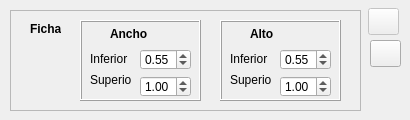
    <widget class="QWidget" name="tab_2">
     <attribute name="title">
      <string>Imagen</string>
     </attribute>
     <widget class="QFrame" name="frame_7">
      <property name="geometry">
       <rect>
        <x>10</x>
        <y>10</y>
        <width>351</width>
        <height>101</height>
       </rect>
      </property>
      <property name="frameShape">
       <enum>QFrame::StyledPanel</enum>
      </property>
      <property name="frameShadow">
       <enum>QFrame::Plain</enum>
      </property>
      <widget class="QLabel" name="label_9">
       <property name="geometry">
        <rect>
         <x>20</x>
         <y>10</y>
         <width>31</width>
         <height>17</height>
        </rect>
       </property>
       <property name="font">
        <font>
         <weight>75</weight>
         <bold>true</bold>
        </font>
       </property>
       <property name="text">
        <string>Ficha</string>
       </property>
      </widget>
      <widget class="QFrame" name="frame_8">
       <property name="geometry">
        <rect>
         <x>70</x>
         <y>10</y>
         <width>121</width>
         <height>81</height>
        </rect>
       </property>
       <property name="frameShape">
        <enum>QFrame::Box</enum>
       </property>
       <property name="frameShadow">
        <enum>QFrame::Raised</enum>
       </property>
       <widget class="QLabel" name="label_10">
        <property name="geometry">
         <rect>
          <x>10</x>
          <y>30</y>
          <width>41</width>
          <height>17</height>
         </rect>
        </property>
        <property name="text">
         <string>Inferior</string>
        </property>
       </widget>
       <widget class="QLabel" name="label_11">
        <property name="geometry">
         <rect>
          <x>10</x>
          <y>50</y>
          <width>41</width>
          <height>20</height>
         </rect>
        </property>
        <property name="text">
         <string>Superior</string>
        </property>
       </widget>
       <widget class="QLabel" name="label_14">
        <property name="geometry">
         <rect>
          <x>30</x>
          <y>5</y>
          <width>66</width>
          <height>17</height>
         </rect>
        </property>
        <property name="font">
         <font>
          <weight>75</weight>
          <bold>true</bold>
         </font>
        </property>
        <property name="text">
         <string>Ancho</string>
        </property>
       </widget>
       <widget class="QDoubleSpinBox" name="wInf">
        <property name="geometry">
         <rect>
          <x>60</x>
          <y>29</y>
          <width>51</width>
          <height>21</height>
         </rect>
        </property>
        <property name="maximum">
         <double>1.000000000000000</double>
        </property>
        <property name="singleStep">
         <double>0.010000000000000</double>
        </property>
        <property name="value">
         <double>0.550000000000000</double>
        </property>
       </widget>
       <widget class="QDoubleSpinBox" name="wSup">
        <property name="geometry">
         <rect>
          <x>60</x>
          <y>56</y>
          <width>51</width>
          <height>21</height>
         </rect>
        </property>
        <property name="maximum">
         <double>2.000000000000000</double>
        </property>
        <property name="singleStep">
         <double>0.010000000000000</double>
        </property>
        <property name="value">
         <double>1.000000000000000</double>
        </property>
       </widget>
      </widget>
      <widget class="QFrame" name="frame_9">
       <property name="geometry">
        <rect>
         <x>210</x>
         <y>10</y>
         <width>121</width>
         <height>81</height>
        </rect>
       </property>
       <property name="frameShape">
        <enum>QFrame::Box</enum>
       </property>
       <property name="frameShadow">
        <enum>QFrame::Raised</enum>
       </property>
       <widget class="QLabel" name="label_12">
        <property name="geometry">
         <rect>
          <x>10</x>
          <y>30</y>
          <width>41</width>
          <height>17</height>
         </rect>
        </property>
        <property name="text">
         <string>Inferior</string>
        </property>
       </widget>
       <widget class="QLabel" name="label_13">
        <property name="geometry">
         <rect>
          <x>10</x>
          <y>50</y>
          <width>41</width>
          <height>20</height>
         </rect>
        </property>
        <property name="text">
         <string>Superior</string>
        </property>
       </widget>
       <widget class="QLabel" name="label_15">
        <property name="geometry">
         <rect>
          <x>30</x>
          <y>5</y>
          <width>66</width>
          <height>17</height>
         </rect>
        </property>
        <property name="font">
         <font>
          <weight>75</weight>
          <bold>true</bold>
         </font>
        </property>
        <property name="text">
         <string>Alto</string>
        </property>
       </widget>
       <widget class="QDoubleSpinBox" name="hSup">
        <property name="geometry">
         <rect>
          <x>60</x>
          <y>56</y>
          <width>51</width>
          <height>21</height>
         </rect>
        </property>
        <property name="maximum">
         <double>2.000000000000000</double>
        </property>
        <property name="singleStep">
         <double>0.010000000000000</double>
        </property>
        <property name="value">
         <double>1.000000000000000</double>
        </property>
       </widget>
       <widget class="QDoubleSpinBox" name="hInf">
        <property name="geometry">
         <rect>
          <x>60</x>
          <y>29</y>
          <width>51</width>
          <height>21</height>
         </rect>
        </property>
        <property name="maximum">
         <double>1.000000000000000</double>
        </property>
        <property name="singleStep">
         <double>0.010000000000000</double>
        </property>
        <property name="value">
         <double>0.550000000000000</double>
        </property>
       </widget>
      </widget>
     </widget>
     <widget class="QPushButton" name="botSaveImagen">
      <property name="enabled">
       <bool>false</bool>
      </property>
      <property name="geometry">
       <rect>
        <x>368</x>
        <y>8</y>
        <width>31</width>
        <height>27</height>
       </rect>
      </property>
      <property name="text">
       <string/>
      </property>
      <property name="icon">
       <iconset>
        <normaloff>../src/botSave.png</normaloff>../src/botSave.png</iconset>
      </property>
     </widget>
     <widget class="QPushButton" name="botReloadImagen">
      <property name="geometry">
       <rect>
        <x>370</x>
        <y>40</y>
        <width>31</width>
        <height>27</height>
       </rect>
      </property>
      <property name="text">
       <string/>
      </property>
      <property name="icon">
       <iconset>
        <normaloff>reanudar-04.png</normaloff>reanudar-04.png</iconset>
      </property>
     </widget>
    </widget>
